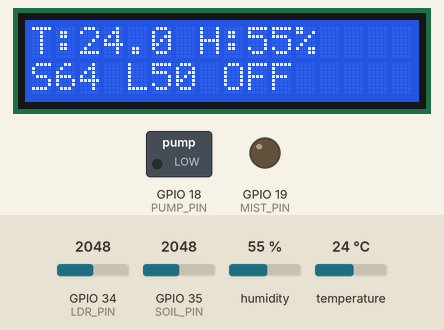
Bench run of a sketch on a simulated ESP32. On the bench: 16×2 character LCD, switched loads named in the sketch (green lamp = pin HIGH), output pins drawn as LEDs (lit = HIGH). The inputs (shaded band) are chosen by the test bench; at power-on: humidity 55 %, GPIO 35 (SOIL_PIN) = 2048, GPIO 34 (LDR_PIN) = 2048, temperature 24 °C (analog values on the 0–4095 scale). What the sketch prints to the serial monitor is not drawn.

Above: at 3.3 s.
3.4 s: humidity set to 53 %
At 7.3 s:
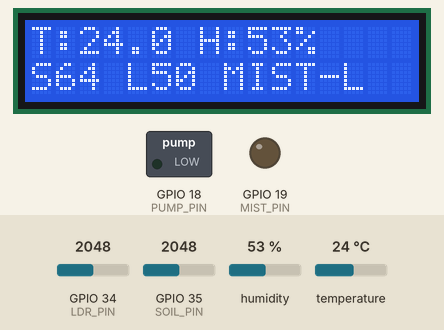
11.3 s: GPIO 35 (SOIL_PIN) set to 2332
At 14.1 s:
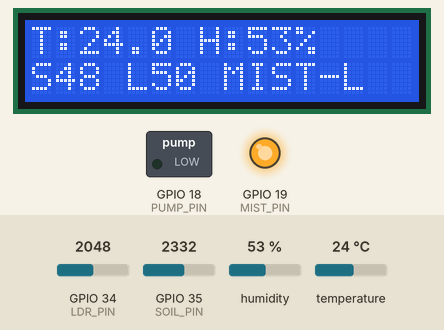
15.8 s: GPIO 35 (SOIL_PIN) set to 2451
At 20.2 s:
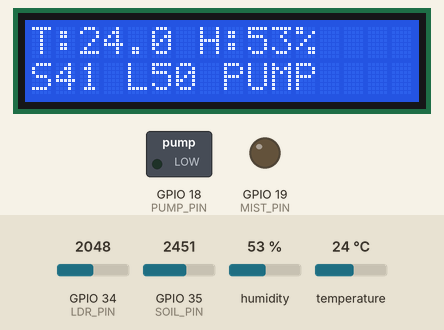
23.7 s: GPIO 34 (LDR_PIN) set to 3022
At 27.7 s:
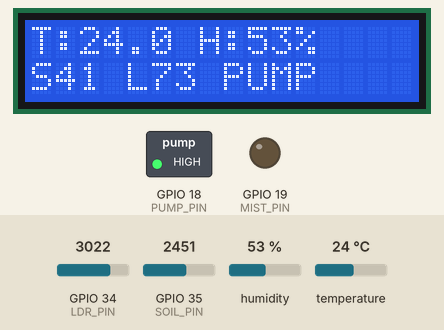
29.5 s: GPIO 34 (LDR_PIN) set to 3101
At 31.6 s:
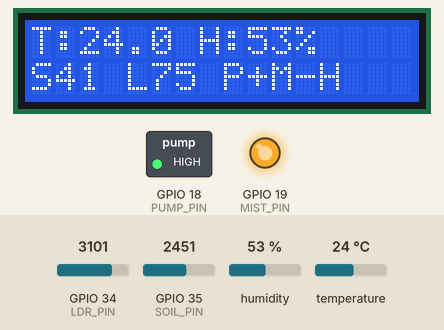
37.4 s: humidity set to 22 %
At 43.4 s:
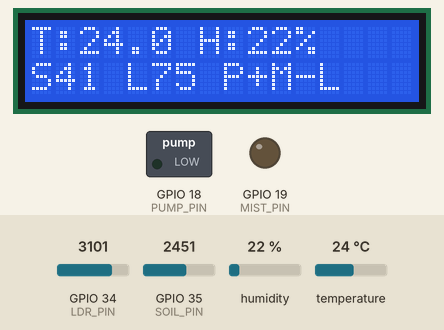
Timing chart, 0 to 44.9 s (numbered marks = the images above; inputs shaded):
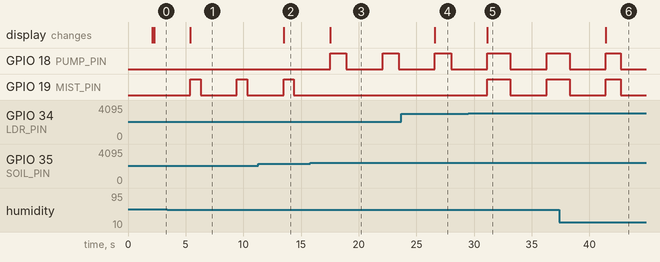

The sketch:

relay_control_mist_module.ino
```cpp
#include <Arduino.h>
#include <Wire.h>
#include <LiquidCrystal_I2C.h>
#include "DHT.h"
#include "trained_multifactor_policy.h"

// Real hardware used in this sketch:
// DHT22 -> temperature + humidity
// YL-69 -> soil moisture
// LDR   -> light level
// Note: a pressure sensor is not present in this wiring, so pressure is not used.

// ===== LCD =====
LiquidCrystal_I2C lcd(0x27, 16, 2);

// ===== DHT22 =====
#define DHTPIN 4
#define DHTTYPE DHT22
DHT dht(DHTPIN, DHTTYPE);

// ===== PIN MAP =====
#define PUMP_PIN 18
#define MIST_PIN 19
#define SOIL_PIN 35
#define LDR_PIN 34

// ===== RELAY CONFIG =====
// Change to false if your 4-channel relay board is active LOW.
#define RELAY_ACTIVE_HIGH true

// ===== LOOP TIMING =====
#define SENSOR_SAMPLE_COUNT 5
#define LOOP_DELAY_MS 3000

// ===== OUTPUT PULSE TIMES =====
#define PUMP_PULSE_MS 1400
#define MIST_LOW_PULSE_MS 900
#define MIST_HIGH_PULSE_MS 1900
#define COMBINED_LOW_PULSE_MS 1300
#define COMBINED_HIGH_PULSE_MS 2000

// ===== SOIL CALIBRATION =====
// Update these after checking your own sensor values:
// SOIL_WET_RAW = probe in water / very wet soil
// SOIL_DRY_RAW = probe in dry soil / air
#define SOIL_WET_RAW 1400
#define SOIL_DRY_RAW 3200

// ===== ACTIONS =====
enum Action {
  ACTION_OFF = 0,
  ACTION_MIST_LOW = 1,
  ACTION_MIST_HIGH = 2,
  ACTION_PUMP = 3,
  ACTION_PUMP_MIST_LOW = 4,
  ACTION_PUMP_MIST_HIGH = 5
};

struct SensorData {
  float temperature;
  float humidity;
  int soilRaw;
  int soilPercent;
  int lightRaw;
  int lightPercent;
};

void setRelayState(uint8_t pin, bool state) {
  digitalWrite(pin, RELAY_ACTIVE_HIGH ? (state ? HIGH : LOW) : (state ? LOW : HIGH));
}

void setPump(bool state) {
  setRelayState(PUMP_PIN, state);
}

void setMist(bool state) {
  setRelayState(MIST_PIN, state);
}

void turnAllOutputsOff() {
  setPump(false);
  setMist(false);
}

int readAverageAnalog(uint8_t pin) {
  long total = 0;

  for (int i = 0; i < SENSOR_SAMPLE_COUNT; i++) {
    total += analogRead(pin);
    delay(10);
  }

  return total / SENSOR_SAMPLE_COUNT;
}

int soilPercentFromRaw(int rawValue) {
  int constrainedValue = constrain(rawValue, SOIL_WET_RAW, SOIL_DRY_RAW);
  return map(constrainedValue, SOIL_DRY_RAW, SOIL_WET_RAW, 0, 100);
}

int lightPercentFromRaw(int rawValue) {
  int constrainedValue = constrain(rawValue, 0, 4095);
  return map(constrainedValue, 0, 4095, 0, 100);
}

bool readSensors(SensorData &data) {
  data.temperature = dht.readTemperature();
  data.humidity = dht.readHumidity();
  data.soilRaw = readAverageAnalog(SOIL_PIN);
  data.lightRaw = readAverageAnalog(LDR_PIN);

  if (isnan(data.temperature) || isnan(data.humidity)) {
    return false;
  }

  data.soilPercent = soilPercentFromRaw(data.soilRaw);
  data.lightPercent = lightPercentFromRaw(data.lightRaw);
  return true;
}

Action decideAction(const SensorData &data) {
  return (Action)getMultiFactorAction(
    data.temperature,
    data.humidity,
    data.soilPercent,
    data.lightPercent
  );
}

void runActionPulse(Action action) {
  unsigned long pulseMs = 0;

  turnAllOutputsOff();
  switch (action) {
    case ACTION_PUMP:
      setPump(true);
      pulseMs = PUMP_PULSE_MS;
      break;

    case ACTION_MIST_LOW:
      setMist(true);
      pulseMs = MIST_LOW_PULSE_MS;
      break;

    case ACTION_MIST_HIGH:
      setMist(true);
      pulseMs = MIST_HIGH_PULSE_MS;
      break;

    case ACTION_PUMP_MIST_LOW:
      setPump(true);
      setMist(true);
      pulseMs = COMBINED_LOW_PULSE_MS;
      break;

    case ACTION_PUMP_MIST_HIGH:
      setPump(true);
      setMist(true);
      pulseMs = COMBINED_HIGH_PULSE_MS;
      break;

    case ACTION_OFF:
    default:
      break;
  }

  if (pulseMs > 0) {
    delay(pulseMs);
  }

  turnAllOutputsOff();
}

void printLcdLine(uint8_t row, const String &text) {
  String padded = text;

  while (padded.length() < 16) {
    padded += ' ';
  }

  lcd.setCursor(0, row);
  lcd.print(padded.substring(0, 16));
}

void updateDisplay(const SensorData &data, Action action) {
  String line1 = "T:" + String(data.temperature, 1) + " H:" + String((int)round(data.humidity)) + "%";
  String line2 = "S" + String(data.soilPercent) + " L" + String(data.lightPercent) + " " + getMultiFactorActionName(action);

  printLcdLine(0, line1);
  printLcdLine(1, line2);
}

void printSerialStatus(const SensorData &data, Action action) {
  int stateIndex = getMultiFactorStateIndex(
    getTempBin(data.temperature),
    getHumidityBin(data.humidity),
    getSoilBin(data.soilPercent),
    getLightBin(data.lightPercent)
  );

  Serial.print("Temp: ");
  Serial.print(data.temperature, 1);
  Serial.print(" C | Hum: ");
  Serial.print(data.humidity, 1);
  Serial.print(" % | SoilRaw: ");
  Serial.print(data.soilRaw);
  Serial.print(" | Soil: ");
  Serial.print(data.soilPercent);
  Serial.print(" % | LightRaw: ");
  Serial.print(data.lightRaw);
  Serial.print(" | Light: ");
  Serial.print(data.lightPercent);
  Serial.print(" % | State: ");
  Serial.print(stateIndex);
  Serial.print(" | Action: ");
  Serial.println(getMultiFactorActionName(action));
}

void showStartupScreen() {
  lcd.clear();
  printLcdLine(0, "Greenhouse AI");
  printLcdLine(1, "Pump + Mist");
  delay(2000);
  lcd.clear();
}

void setup() {
  Serial.begin(115200);

  pinMode(PUMP_PIN, OUTPUT);
  pinMode(MIST_PIN, OUTPUT);
  pinMode(SOIL_PIN, INPUT);
  pinMode(LDR_PIN, INPUT);

  setPump(false);
  setMist(false);

  analogReadResolution(12);
#if defined(ARDUINO_ARCH_ESP32)
  analogSetPinAttenuation(SOIL_PIN, ADC_11db);
  analogSetPinAttenuation(LDR_PIN, ADC_11db);
#endif

  dht.begin();

  Wire.begin();
  lcd.init();
  lcd.backlight();
  showStartupScreen();

  Serial.println("Smart greenhouse controller started.");
  Serial.println("Using temperature, humidity, soil moisture, and light.");
  Serial.println("Policy source: synthetic multi-factor dataset + trained lookup table.");
  Serial.println("No pressure sensor is connected in this sketch.");
}

void loop() {
  SensorData data;

  if (!readSensors(data)) {
    turnAllOutputsOff();

    Serial.println("DHT22 read failed.");
    printLcdLine(0, "DHT22 ERROR");
    printLcdLine(1, "Check wiring");
    delay(2000);
    return;
  }

  Action action = decideAction(data);

  printSerialStatus(data, action);
  updateDisplay(data, action);
  runActionPulse(action);

  delay(LOOP_DELAY_MS);
}
```

actuator_control.cpp
```cpp

```

sensor_reader.cpp
```cpp

```

trained_multifactor_policy.h
```cpp
#ifndef TRAINED_MULTIFACTOR_POLICY_H
#define TRAINED_MULTIFACTOR_POLICY_H

#include <Arduino.h>

#define MF_TEMP_BINS 4
#define MF_HUMIDITY_BINS 4
#define MF_SOIL_BINS 4
#define MF_LIGHT_BINS 4
#define MF_POLICY_SIZE 256

static const int MULTIFACTOR_POLICY[MF_POLICY_SIZE] = {
  4, 5, 5, 5,
  5, 5, 5, 5,
  1, 2, 2, 2,
  2, 2, 2, 2,
  4, 5, 5, 5,
  4, 4, 5, 5,
  1, 1, 2, 2,
  1, 1, 2, 2,
  3, 3, 3, 3,
  3, 3, 3, 3,
  0, 0, 0, 0,
  0, 0, 0, 0,
  3, 3, 3, 3,
  3, 3, 3, 3,
  0, 0, 0, 0,
  0, 0, 0, 0,
  3, 4, 4, 5,
  3, 4, 5, 4,
  1, 2, 2, 2,
  2, 2, 1, 5,
  4, 4, 4, 4,
  3, 1, 3, 5,
  1, 2, 1, 2,
  1, 0, 2, 2,
  3, 3, 3, 3,
  3, 3, 3, 3,
  0, 0, 0, 0,
  0, 0, 0, 1,
  4, 3, 3, 3,
  3, 3, 3, 3,
  0, 0, 0, 0,
  0, 0, 0, 0,
  5, 5, 5, 5,
  4, 5, 5, 5,
  2, 2, 2, 2,
  2, 2, 2, 2,
  5, 5, 5, 5,
  5, 5, 5, 5,
  2, 2, 2, 2,
  1, 2, 2, 2,
  3, 3, 3, 3,
  3, 3, 3, 4,
  0, 0, 0, 1,
  0, 0, 0, 0,
  3, 3, 3, 5,
  3, 5, 5, 5,
  2, 2, 2, 2,
  0, 2, 2, 0,
  5, 5, 5, 5,
  4, 5, 5, 5,
  2, 2, 2, 2,
  2, 2, 2, 2,
  3, 5, 5, 5,
  5, 5, 5, 5,
  1, 2, 2, 2,
  2, 2, 2, 2,
  3, 3, 3, 3,
  3, 3, 3, 4,
  0, 0, 1, 1,
  0, 0, 1, 1,
  5, 3, 3, 4,
  5, 3, 5, 5,
  2, 0, 0, 0,
  0, 0, 0, 0
};

inline int getTempBin(float temperature) {
  if (temperature < 24.0f) return 0;
  if (temperature < 28.0f) return 1;
  if (temperature < 32.0f) return 2;
  return 3;
}

inline int getHumidityBin(float humidity) {
  if (humidity < 40.0f) return 0;
  if (humidity < 55.0f) return 1;
  if (humidity < 71.0f) return 2;
  return 3;
}

inline int getSoilBin(int soilPercent) {
  if (soilPercent < 25) return 0;
  if (soilPercent < 45) return 1;
  if (soilPercent < 70) return 2;
  return 3;
}

inline int getLightBin(int lightPercent) {
  if (lightPercent < 25) return 0;
  if (lightPercent < 50) return 1;
  if (lightPercent < 75) return 2;
  return 3;
}

inline int getMultiFactorStateIndex(int tempBin, int humidityBin, int soilBin, int lightBin) {
  return (((tempBin * MF_HUMIDITY_BINS) + humidityBin) * MF_SOIL_BINS + soilBin) * MF_LIGHT_BINS + lightBin;
}

inline int getMultiFactorAction(float temperature, float humidity, int soilPercent, int lightPercent) {
  int tempBin = getTempBin(temperature);
  int humidityBin = getHumidityBin(humidity);
  int soilBin = getSoilBin(soilPercent);
  int lightBin = getLightBin(lightPercent);
  int index = getMultiFactorStateIndex(tempBin, humidityBin, soilBin, lightBin);
  return MULTIFACTOR_POLICY[index];
}

inline const char *getMultiFactorActionName(int action) {
  switch (action) {
    case 0: return "OFF";
    case 1: return "MIST-L";
    case 2: return "MIST-H";
    case 3: return "PUMP";
    case 4: return "P+M-L";
    case 5: return "P+M-H";
    default: return "UNKNOWN";
  }
}

#endif
```

lcd_display.cpp
```cpp

```

Measured:
- the behaviour switches between 55 and 54 % on humidity (found by bisection; images 0 and 1)
- the behaviour switches between 2390 and 2391 on GPIO 35 (SOIL_PIN) (found by bisection; images 2 and 3)
- the behaviour switches between 3071 and 3072 on GPIO 34 (LDR_PIN) (found by bisection; images 4 and 5)
- after the input at 3.4 s, GPIO 19 (MIST_PIN): alternates HIGH for 0.90 s and LOW for 3.1 s, starting after 2.0 s; the display: changes after 2.0 s (image 1)
- after the input at 11.3 s, the display: changes after 2.2 s (image 2)
- after the input at 15.8 s, GPIO 18 (PUMP_PIN): alternates HIGH for 1.4 s and LOW for 3.1 s, starting after 1.7 s; GPIO 19 (MIST_PIN): stops changing and stays LOW; the display: changes after 1.7 s (image 3)
- after the input at 23.7 s, the display: changes after 2.9 s (image 4)
- after the input at 29.5 s, GPIO 19 (MIST_PIN): LOW → HIGH after 1.6 s, → LOW 2.0 s later, → HIGH 3.1 s later; the display: changes after 1.6 s (image 5)
- after the input at 37.4 s, the display: changes after 4.0 s (image 6)
